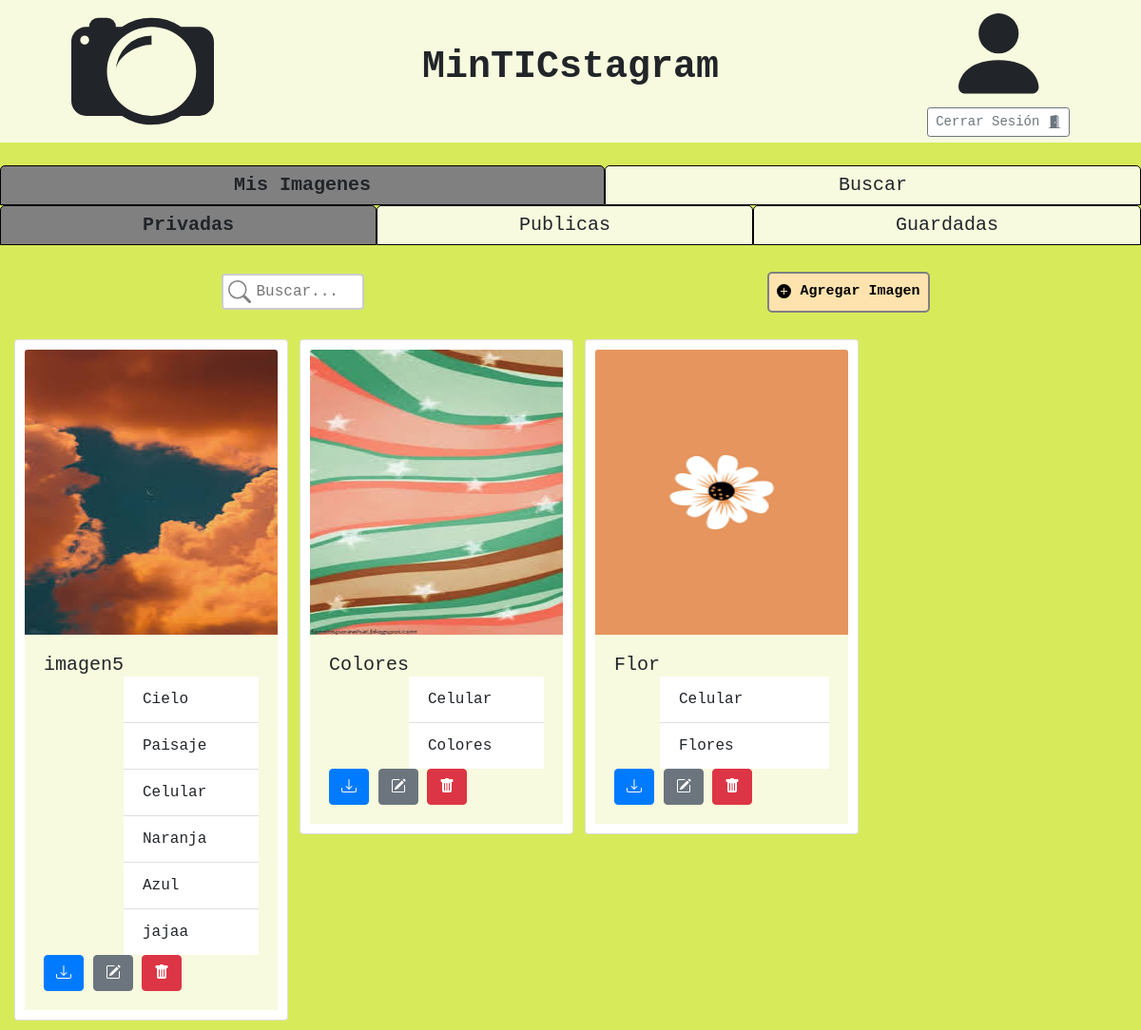
Page /principal/ (signed in) on the earlier database version.
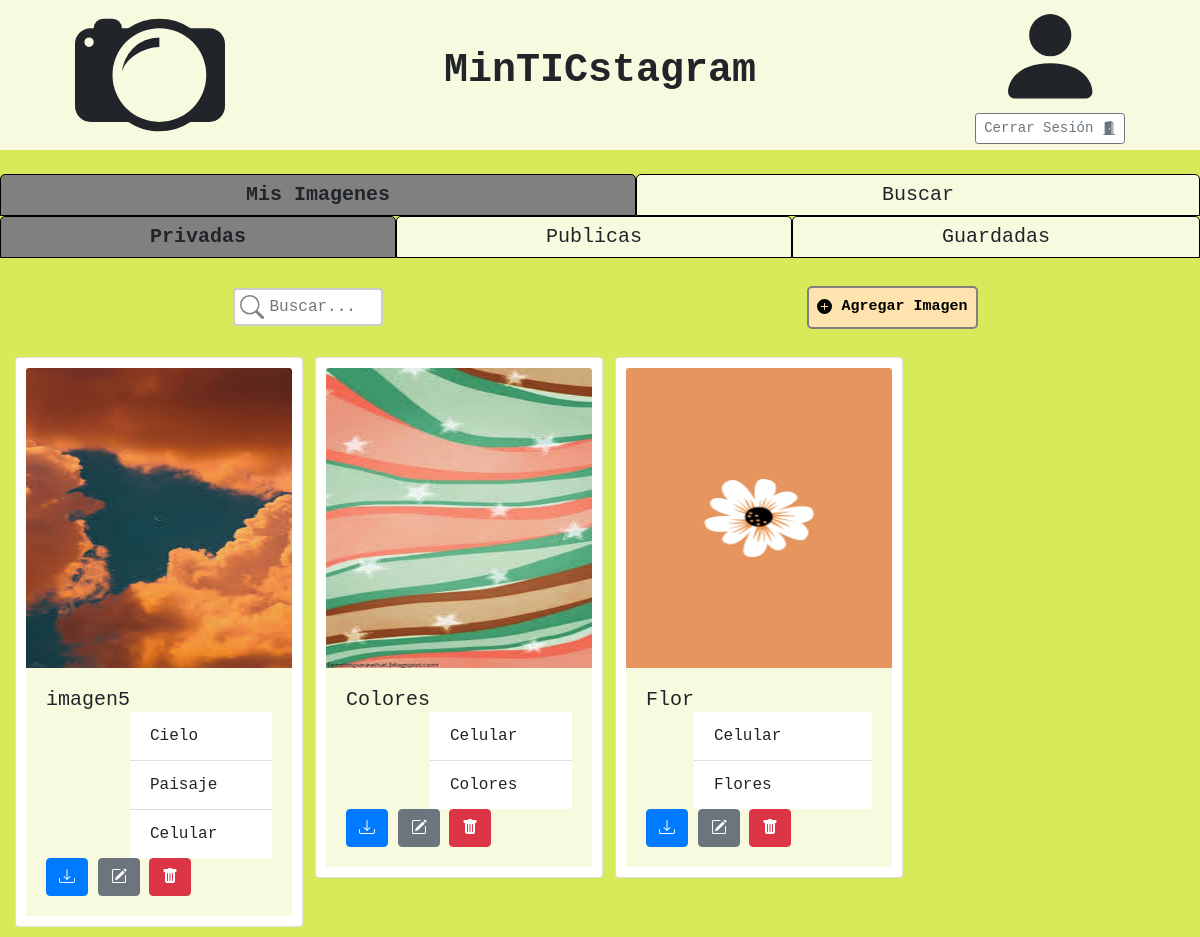
Same page on the later database version.
### tables this page shows
CREATE TABLE Imagenes (
    id INTEGER PRIMARY KEY AUTOINCREMENT,
    id_usuario REFERENCES Usuarios(id),
    nombre_imagen TEXT,
    ruta TEXT,
    privada BOOLEAN
);

CREATE TABLE Etiquetas (
    id INTEGER PRIMARY KEY AUTOINCREMENT,
    nombre_etiqueta TEXT UNIQUE
);

### controlador.py (the view)
@app.route("/principal/")
@login_required
def principal():
    img_privadas = get_imagenes(1, 1)
    img_publicas = get_imagenes(1, 0)
    img_guardadas = get_guardadas(1)
    username = request.cookies.get('username')
    return render_template("principal.html",  galeria1=img_privadas, galeria2=img_publicas, galeria3=img_guardadas)

### controlador.py (called while the page is built)
def login_required(view):
    @wraps(view)
    def wrapped_view(*arg, **kwargs):
        if g.user is None:
            return redirect(url_for( 'ingreso' ))
        return view(*arg, **kwargs)
    return wrapped_view

@app.before_request
def load_logged_in_user():
    user_id = session.get('user_id')
    if user_id is None:
        g.user = None
    else:
        g.user = get_usuario_byID(user_id)

### db.py (called while the page is built)
def conectar():
    try:
        if 'db' not in g:
            g.db = sqlite3.connect('MinTICstagram.db')
        return g.db
    except Error as e:
        print(e)

def desconectar():
    try:
        db = g.pop('db', None)
        if db is not None:
            db.close()
    except Error as e:
        print(e)

def get_usuario_byID(id_):
    query = """SELECT id, nombre_usuario, correo, contraseña
               FROM Usuarios
               WHERE id=?;"""
    values = (id_,)
    keys = ['id', 'nombre', 'correo', 'contraseña']
    try:
        con = conectar()
        cursor = con.cursor()
        cursor.execute(query, values)
        res = cursor.fetchone()
        desconectar()
        return None if res is None else {k:v for k,v in zip(keys, res)}
    except Error as e:
        print(e)

def get_imagenes(usrId, privada):
    query = """SELECT id, nombre_imagen, ruta
               FROM Imagenes
               WHERE id_usuario=? AND privada=?;"""
    values = (usrId, 1 if privada else 0)
    try:
        con = conectar()
        cursor = con.cursor()
        cursor.execute(query, values)
        imagenes = cursor.fetchall()
        desconectar()
        keys = ['id', 'nombre', 'ruta']
        imagenes = [{k:v for k,v in zip(keys,img)} for img in imagenes]
        for img in imagenes:
            img['etiquetas'] = get_etiquetas(img['id'])
        return imagenes
    except Error as e:
        print(e)

def get_guardadas(usrId):
    query = """SELECT I.id, I.nombre_imagen, I.ruta
               FROM Imagenes AS I
               INNER JOIN MeGusta AS MG ON MG.id_imagen = I.id
               WHERE MG.id_usuario=?;"""
    values = (usrId,)
    try:
        con = conectar()
        cursor = con.cursor()
        cursor.execute(query, values)
        imagenes = cursor.fetchall()
        desconectar()
        keys = ['id', 'nombre', 'ruta']
        imagenes = [{k:v for k,v in zip(keys,img)} for img in imagenes]
        for img in imagenes:
            img['etiquetas'] = get_etiquetas(img['id'])
        return imagenes
    except Error as e:
        print(e)

### templates/principal.html (shortened to what this page needs)
<!DOCTYPE html>
<html lang="es">
<head>
    <link rel="stylesheet" href="https://cdn.jsdelivr.net/npm/bootstrap@4.5.3/dist/css/bootstrap.min.css"
>
    <link rel="stylesheet" href="{{ url_for('static', filename='estilos/principales.css') }}">
</head>
<body>
    <header>
        <div id="wrapper">
            <div id="column1">
            </div>
            <div id="column2">
                <h1 style="font-weight: bold;">MinTICstagram</h1>
            </div>
            <div id="column3">
                <div class="logo">
                    <svg height="100%" viewBox="0 0 16 16" class="bi bi-person-fill" fill="currentColor"
                        xmlns="http://www.w3.org/2000/svg">
                        <path fill-rule="evenodd"
                            d="M3 14s-1 0-1-1 1-4 6-4 6 3 6 4-1 1-1 1H3zm5-6a3 3 0 1 0 0-6 3 3 0 0 0 0 6z" />
                    </svg>
                </div>
                <div>
                    <button type="button" class="btn btn-outline-secondary btn-sm" data-toggle="modal"
                        data-target="#modalCerrarSesion">
                        Cerrar Sesión
                    </button>
                </div>
            </div>
        </div>
    </header>
    <br>
    <div class="grid-container two-cols">
        <div class="grid-item tab" id="myImgs-tab" onclick="openTab('myImgs');">
            Mis Imagenes
        </div>
        <div class="grid-item tab" id="buscar-tab" onclick="openTab('buscar');">
            Buscar
        </div>
    </div>
    <div class="tab-content" id="myImgs-content" style="display: none;">
        <div class="grid-container three-cols">
            <div class="grid-item tab-img" id="privadas-tab" onclick="obtenerSubTab('privadas');">
                Privadas
            </div>
            <div class="grid-item tab-img" id="publicas-tab" onclick="obtenerSubTab('publicas');">
                Publicas
            </div>
            <div class="grid-item tab-img" id="guardadas-tab" onclick="obtenerSubTab('guardadas');">
                Guardadas
            </div>
        </div>
        <br>
        <div class="tab-content" id="privadas-content" style="display: none;">
            <div class="container-fluid">
                <div class="container-fluid">
                    <div class="row">
                        <div class="col align-self-center center">
                            <form>
                                <input type="text" class="searchbar" name="search" placeholder="Buscar...">
                            </form>
                        </div>
                        <div class="col align-self-center center">
                            <button type="button" class="boton" data-toggle="modal" data-target="#nuevaImgModal">
                                <svg width="1em" height="1em" viewBox="0 0 16 16" class="bi bi-plus-circle-fill"
                                    fill="currentColor" xmlns="http://www.w3.org/2000/svg">
                                    <path fill-rule="evenodd"
                                        d="M16 8A8 8 0 1 1 0 8a8 8 0 0 1 16 0zM8.5 4.5a.5.5 0 0 0-1 0v3h-3a.5.5 0 0 0 0 1h3v3a.5.5 0 0 0 1 0v-3h3a.5.5 0 0 0 0-1h-3v-3z" />
                                </svg>
                                Agregar Imagen
                            </button>
                        </div>
                    </div>
                </div>
                <br>
                <div class="row">
                    {% for t in galeria1 %}
                    <div class="col-md-3">
                        <div class="card mx-auto" style="width: 18rem; padding: 10px; margin-bottom: 10px;">
                            <img src="{{ url_for('static', filename= t['ruta'] ) }}" class="card-img-top myImg"
                                width="300" height="300" onclick="showImgModal(event);">
                            <div class="card-body">
                                <h5 class="card-title" style="float: left;"> {{ t['nombre'] }} </h5><br>
                                <ul class="list-group list-group-flush">
                                    {% for q in t['etiquetas'] %}
                                        <li class="list-group-item">{{ q }}</li>
                                    {% endfor %}
                                </ul>
                                <a download="imagen.jpg" href="{{ url_for('static', filename= t['ruta'] ) }}">
                                    <button type="button" class="btn btn-primary">
                                    </button>
                                </a>
                                {% set id = t['id'] %}
                                {% set ruta = t['ruta'] %}
                                <button type="button" class="btn btn-secondary" data-toggle="modal"
                                    data-target="#actualizarImgModal"
                                    onclick="displayImgOnUpdateModal(event, '{{ id }}', '{{ ruta }}'); setRadioBtn('Privada');">
                                </button>
                                <a href="{{ url_for('delete', id= t['id'] ) }}">
                                    <button type="button" class="btn btn-danger">
                                    </button>
                                </a>
                            </div>
                        </div>
                    </div>
                    {% endfor %}
                </div>
            </div>
        </div>
    </div>
</body>
</html>

### static/estilos/principales.css (style rules this page uses)
* { font-family: "Courier New", Courier, monospace; margin: 0; box-sizing: border-box; }
.btn-group-sm>.btn, .btn-sm { background-color: white; }
body { background-color: #d7eb5a; font-family: "Courier New", Courier, monospace; margin: 0; }
header { width:100%; background-color: #f7fade; height: 150px; text-align: center; left: 0; top: 0; }
#wrapper { width:100%; height:150px; margin:auto; display: flex; }
#column1 { width:25%; height:150px; float:left; align-items: center; }
#column2 { width:50%; height:150px; float:left; line-height: 150px; text-align: center; display:flex; align-items: center; justify-content: center; }
#column3 { width:25%; height:150px; align-items: center; float:left; }
.logo { display: inline-block; height: 75%; vertical-align: middle; }
.boton { background-color: #ffe3ae; color: black; text-align: center; text-decoration: none; display: inline-block; font-family: 'Courier New', Courier, monospace; font-weight:bold; font-size:15px; padding: 8px; margin: 4px 2px; transition-duration: 0.4s; cursor: pointer; border-radius: 5px; border: 2px solid gray; }
.searchbar { width: 150px; box-sizing: border-box; border: 2px solid #ccc; border-radius: 4px; font-size: 16px; background-color: white; background-image: url('../img/searchicon.svg'); background-position: 5px 5px; background-repeat: no-repeat; padding: 5px 20px 5px 35px; transition: width 0.4s ease-in-out; }
.center { text-align: center; }
.grid-container { display: grid; grid-gap: 0px; padding: 0px; }
.two-cols { grid-template-columns: auto auto; }
.three-cols { grid-template-columns: auto auto auto; }
.grid-item { background-color: #f7fade; border: 1px solid black; border-radius: 5px 5px 0 0; text-align: center; padding: 5px; font-size: 20px; cursor: pointer; }
.active { background-color: grey; font-weight: bold; }
.myImg { cursor: pointer; transition: 0.3s; }
.card-body { background-color: #f7fade; }

Differences in the rows shown:
changed Imagenes "imagen5": loses Etiquetas (nombre_etiqueta "Naranja"); loses Etiquetas (nombre_etiqueta "Azul"); loses Etiquetas (nombre_etiqueta "jajaa")
